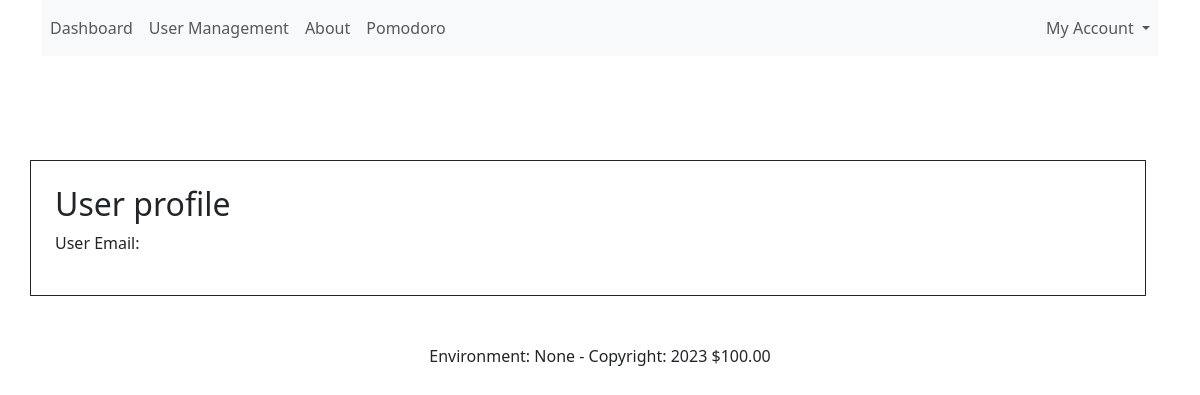
Page /users/3 (signed in) on the earlier database version.
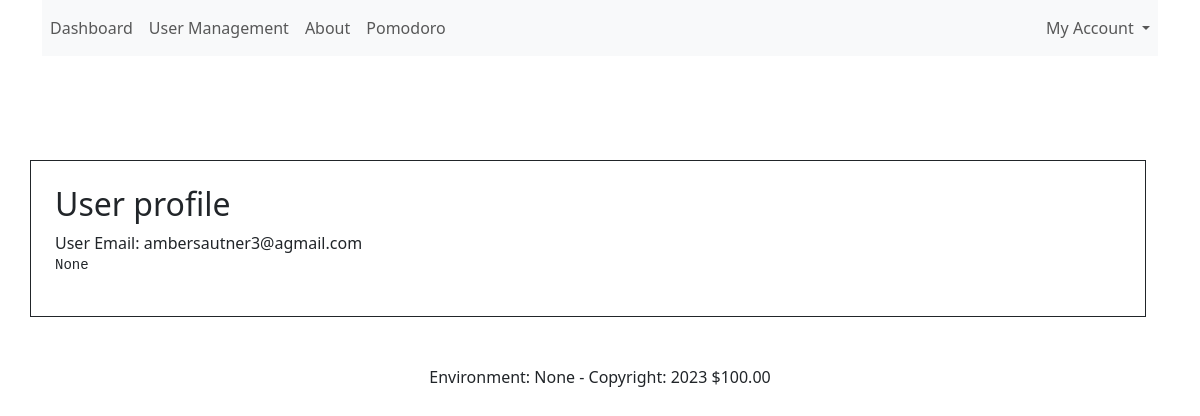
Same page on the later database version.
### app/db/models/__init__.py (models this page shows, shortened)
class User(UserMixin, db.Model):
    __tablename__ = 'users'
    id = db.Column(db.Integer, primary_key=True)
    email = db.Column(db.String(120), unique=True, nullable=False)
    password = db.Column(db.String(300), nullable=False, unique=True)
    about = db.Column(db.String(300), nullable=True, unique=False)
    authenticated = db.Column(db.Boolean, default=False)
    registered_on = db.Column('registered_on', db.DateTime)
    active = db.Column('is_active', db.Boolean(), nullable=False, server_default='1')
    is_admin = db.Column('is_admin', db.Boolean(), nullable=False, server_default='0')
    def is_active(self):
        return True

### app/auth/__init__.py (the view)
@auth.route('/users/<int:user_id>')
@login_required
def retrieve_user(user_id):
    user = User.query.get(user_id)
    return render_template('profile_view.html', user=user)

### app/__init__.py (called while the page is built)
@login_manager.user_loader
def user_loader(user_id):
    try:
        return User.query.get(int(user_id))
    except:
        return None

### app/context_processors/__init__.py (called while the page is built)
def utility_text_processors():
    message = "hello world"
    form = login_form()
    def deployment_environment():
        return getenv('FLASK_ENV', None)
    def current_year():
        currentDateTime = datetime.datetime.now()
        date = currentDateTime.date()
        year = date.strftime("%Y")
        return year
    def format_price(amount, currency="$"):
        return f"{currency}{amount:.2f}"
    return dict(
        form=form,
        mymessage=message,
        deployment_environment=deployment_environment(),
        year=current_year(),
        format_price=format_price
    )

### app/auth/templates/profile_view.html
{% extends "base.html" %}
{% block content %}
    <div class="row mt-5">
         <div class="border border-1 border-dark mx-auto p-4">
             <h2>User profile</h2>
                User Email: {{ user.email }}
                <pre>{{ user.about }}</pre>
         </div>
    </div>
{% endblock %}

Differences in the rows shown:
added User: email "ambersautner3@agmail.com", about "None"
